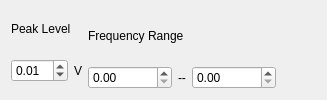
            <widget class="QWidget" name="chirp_tab">
             <attribute name="title">
              <string>Chirp</string>
             </attribute>
             <layout class="QHBoxLayout" name="horizontalLayout_8">
              <item>
               <layout class="QVBoxLayout" name="chirp_level_layout">
                <item>
                 <widget class="QLabel" name="chirp_level_label">
                  <property name="text">
                   <string>Peak Level</string>
                  </property>
                 </widget>
                </item>
                <item>
                 <layout class="QHBoxLayout" name="chirp_level_selector_layout">
                  <item>
                   <widget class="QDoubleSpinBox" name="chirp_level_selector">
                    <property name="toolTip">
                     <string>Peak level of the chirp signal</string>
                    </property>
                    <property name="keyboardTracking">
                     <bool>false</bool>
                    </property>
                    <property name="maximum">
                     <double>10.000000000000000</double>
                    </property>
                    <property name="value">
                     <double>0.010000000000000</double>
                    </property>
                   </widget>
                  </item>
                  <item>
                   <widget class="QLabel" name="chirp_level_selector_label">
                    <property name="text">
                     <string>V</string>
                    </property>
                   </widget>
                  </item>
                 </layout>
                </item>
               </layout>
              </item>
              <item>
               <layout class="QVBoxLayout" name="chirp_frequency_range_layout">
                <item>
                 <widget class="QLabel" name="chirp_frequency_label">
                  <property name="text">
                   <string>Frequency Range</string>
                  </property>
                 </widget>
                </item>
                <item>
                 <layout class="QHBoxLayout" name="chirp_frequency_range_selector_layout">
                  <item>
                   <widget class="QDoubleSpinBox" name="chirp_min_frequency_selector">
                    <property name="toolTip">
                     <string>Starting frequency of the chirp</string>
                    </property>
                    <property name="keyboardTracking">
                     <bool>false</bool>
                    </property>
                    <property name="maximum">
                     <double>999999.000000000000000</double>
                    </property>
                   </widget>
                  </item>
                  <item>
                   <widget class="QLabel" name="chirp_frequency_range_selector_label">
                    <property name="text">
                     <string>--</string>
                    </property>
                   </widget>
                  </item>
                  <item>
                   <widget class="QDoubleSpinBox" name="chirp_max_frequency_selector">
                    <property name="toolTip">
                     <string>Ending frequency of the chirp</string>
                    </property>
                    <property name="keyboardTracking">
                     <bool>false</bool>
                    </property>
                    <property name="maximum">
                     <double>999999.000000000000000</double>
                    </property>
                   </widget>
                  </item>
                 </layout>
                </item>
               </layout>
              </item>
              <item>
               <spacer name="chirp_spacer">
                <property name="orientation">
                 <enum>Qt::Horizontal</enum>
                </property>
                <property name="sizeHint" stdset="0">
                 <size>
                  <width>40</width>
                  <height>20</height>
                 </size>
                </property>
               </spacer>
              </item>
             </layout>
            </widget>
